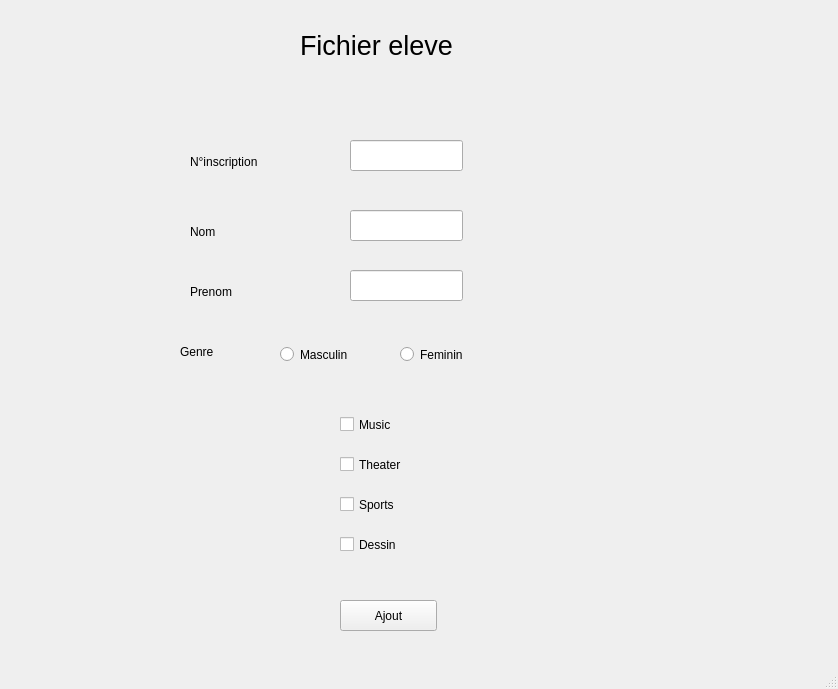
<?xml version="1.0" encoding="UTF-8"?>
<ui version="4.0">
 <class>MainWindow</class>
 <widget class="QMainWindow" name="MainWindow">
  <property name="geometry">
   <rect>
    <x>0</x>
    <y>0</y>
    <width>838</width>
    <height>689</height>
   </rect>
  </property>
  <property name="windowTitle">
   <string>MainWindow</string>
  </property>
  <widget class="QWidget" name="centralwidget">
   <widget class="QLabel" name="label">
    <property name="geometry">
     <rect>
      <x>300</x>
      <y>30</y>
      <width>211</width>
      <height>31</height>
     </rect>
    </property>
    <property name="styleSheet">
     <string notr="true">font-size: 20pt;</string>
    </property>
    <property name="text">
     <string>Fichier eleve</string>
    </property>
   </widget>
   <widget class="QLabel" name="label_2">
    <property name="geometry">
     <rect>
      <x>190</x>
      <y>150</y>
      <width>111</width>
      <height>23</height>
     </rect>
    </property>
    <property name="text">
     <string>N°inscription</string>
    </property>
   </widget>
   <widget class="QLabel" name="label_3">
    <property name="geometry">
     <rect>
      <x>190</x>
      <y>220</y>
      <width>71</width>
      <height>23</height>
     </rect>
    </property>
    <property name="text">
     <string>Nom</string>
    </property>
   </widget>
   <widget class="QLabel" name="label_4">
    <property name="geometry">
     <rect>
      <x>190</x>
      <y>280</y>
      <width>71</width>
      <height>23</height>
     </rect>
    </property>
    <property name="text">
     <string>Prenom</string>
    </property>
   </widget>
   <widget class="QLineEdit" name="num">
    <property name="geometry">
     <rect>
      <x>350</x>
      <y>140</y>
      <width>113</width>
      <height>31</height>
     </rect>
    </property>
   </widget>
   <widget class="QLineEdit" name="nom">
    <property name="geometry">
     <rect>
      <x>350</x>
      <y>210</y>
      <width>113</width>
      <height>31</height>
     </rect>
    </property>
   </widget>
   <widget class="QLineEdit" name="pre">
    <property name="geometry">
     <rect>
      <x>350</x>
      <y>270</y>
      <width>113</width>
      <height>31</height>
     </rect>
    </property>
   </widget>
   <widget class="QRadioButton" name="M">
    <property name="geometry">
     <rect>
      <x>280</x>
      <y>340</y>
      <width>120</width>
      <height>29</height>
     </rect>
    </property>
    <property name="text">
     <string>Masculin</string>
    </property>
    <attribute name="buttonGroup">
     <string notr="true">buttonGroup</string>
    </attribute>
   </widget>
   <widget class="QRadioButton" name="F">
    <property name="geometry">
     <rect>
      <x>400</x>
      <y>340</y>
      <width>120</width>
      <height>29</height>
     </rect>
    </property>
    <property name="text">
     <string>Feminin</string>
    </property>
    <attribute name="buttonGroup">
     <string notr="true">buttonGroup</string>
    </attribute>
   </widget>
   <widget class="QLabel" name="label_5">
    <property name="geometry">
     <rect>
      <x>180</x>
      <y>340</y>
      <width>71</width>
      <height>23</height>
     </rect>
    </property>
    <property name="text">
     <string>Genre</string>
    </property>
   </widget>
   <widget class="QPushButton" name="submit">
    <property name="geometry">
     <rect>
      <x>340</x>
      <y>600</y>
      <width>97</width>
      <height>31</height>
     </rect>
    </property>
    <property name="text">
     <string>Ajout</string>
    </property>
   </widget>
   <widget class="QCheckBox" name="dessin_cb">
    <property name="geometry">
     <rect>
      <x>340</x>
      <y>530</y>
      <width>101</width>
      <height>29</height>
     </rect>
    </property>
    <property name="text">
     <string>Dessin</string>
    </property>
   </widget>
   <widget class="QCheckBox" name="theater_cb">
    <property name="geometry">
     <rect>
      <x>340</x>
      <y>450</y>
      <width>101</width>
      <height>29</height>
     </rect>
    </property>
    <property name="text">
     <string>Theater</string>
    </property>
   </widget>
   <widget class="QCheckBox" name="music_cb">
    <property name="geometry">
     <rect>
      <x>340</x>
      <y>410</y>
      <width>101</width>
      <height>29</height>
     </rect>
    </property>
    <property name="text">
     <string>Music</string>
    </property>
   </widget>
   <widget class="QCheckBox" name="sports_cb">
    <property name="geometry">
     <rect>
      <x>340</x>
      <y>490</y>
      <width>101</width>
      <height>29</height>
     </rect>
    </property>
    <property name="text">
     <string>Sports</string>
    </property>
   </widget>
  </widget>
  <widget class="QMenuBar" name="menubar">
   <property name="geometry">
    <rect>
     <x>0</x>
     <y>0</y>
     <width>838</width>
     <height>28</height>
    </rect>
   </property>
  </widget>
  <widget class="QStatusBar" name="statusbar"/>
 </widget>
 <resources/>
 <connections/>
 <buttongroups>
  <buttongroup name="buttonGroup"/>
 </buttongroups>
</ui>
